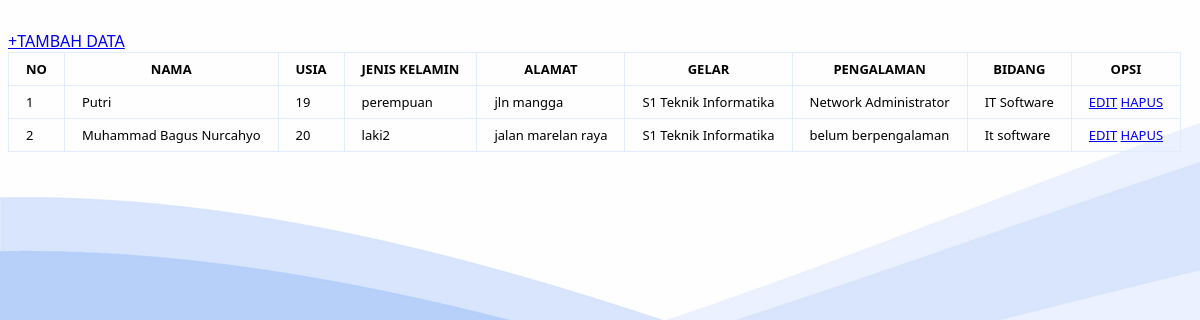
The page /tampil.php on the database its author committed.
### tables this page shows
CREATE TABLE `tb_daftar` (
  `nama` varchar(50) NOT NULL,
  `Umur` int(11) NOT NULL,
  `jk` varchar(50) NOT NULL,
  `Alamat` varchar(50) NOT NULL,
  `Gelar` varchar(50) NOT NULL,
  `Pengalaman` varchar(50) NOT NULL,
  `Bidang` varchar(50) NOT NULL
);

### tampil.php (the view, shortened to what this page needs)
<!DOCTYPE html>
<html>
<head>
	<link rel="stylesheet" type="text/css" href="style.css">
</head>
<body class="bodytampil">
	<br>
	<a href="form.php">+TAMBAH DATA</a>
	<br>
	<table border="1" class="tabletampil">
		<tr>
			<th>NO</th>
			<th>NAMA</th>
			<th>USIA</th>
			<th>JENIS KELAMIN</th>
			<th>ALAMAT</th>
			<th>GELAR</th>
			<th>PENGALAMAN</th>
			<th>BIDANG</th>
			<th>OPSI</th>
		<?php
		include 'koneksi.php';
		$no = 1;
		$data = mysqli_query($koneksi ,"select * from tb_daftar");
		while($d = mysqli_fetch_array($data)){
			?>
			<tr>
				<td><?php echo $no++; ?></td>
				<td><?php echo $d['nama']; ?></td>
				<td><?php echo $d['Umur']; ?></td>
				<td><?php echo $d['jk']; ?></td>
				<td><?php echo $d['Alamat']; ?></td>
				<td><?php echo $d['Gelar']; ?></td>
				<td><?php echo $d['Pengalaman']; ?></td>
				<td><?php echo $d['Bidang']; ?></td>
				<td>
					<a href="edit.php?nama=<?php echo $d['nama']  ?>" >EDIT</a>
					<a href="hapus.php?nama=<?php echo $d['nama'] ?>">HAPUS</a>
				</td>
			</tr>
			<?php
		}
		?>
	</table>
</body>
</html>

### style.css (style rules this page uses)
.bodytampil { background-image: url(polos.png); font-family: "Lucida Sans Unicode", "Lucida Grande", "Segoe Ui"; }
.tabletampil { border-collapse: collapse; font-size: 13px; }
table th, table td { border: 1px solid #e1edff; padding: 7px 17px; }

### rows shown on the page
tb_daftar: nama "Putri", Umur "19", jk "perempuan", Alamat "jln mangga", Gelar "S1 Teknik Informatika", Pengalaman "Network Administrator", Bidang "IT Software"
tb_daftar: nama "Muhammad Bagus Nurcahyo", Umur "20", jk "laki2", Alamat "jalan marelan raya", Gelar "S1 Teknik Informatika", Pengalaman "belum berpengalaman", Bidang "It software"
